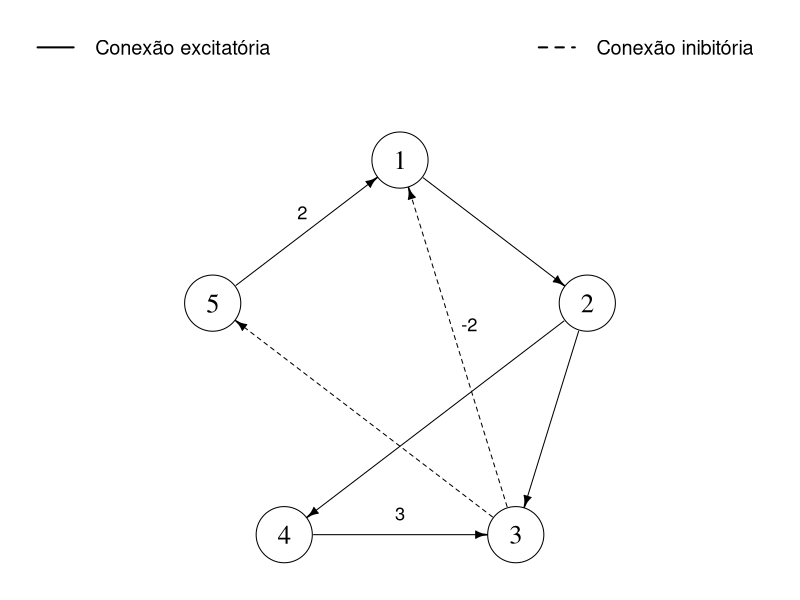
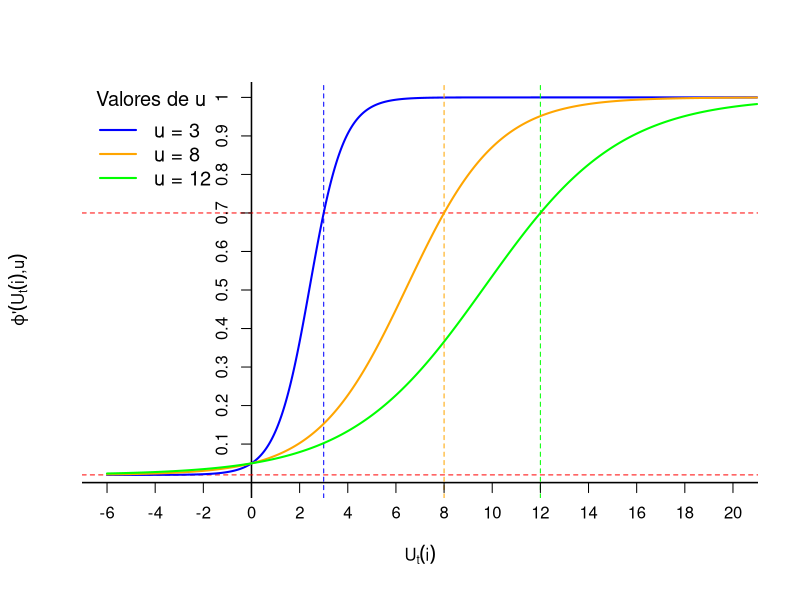
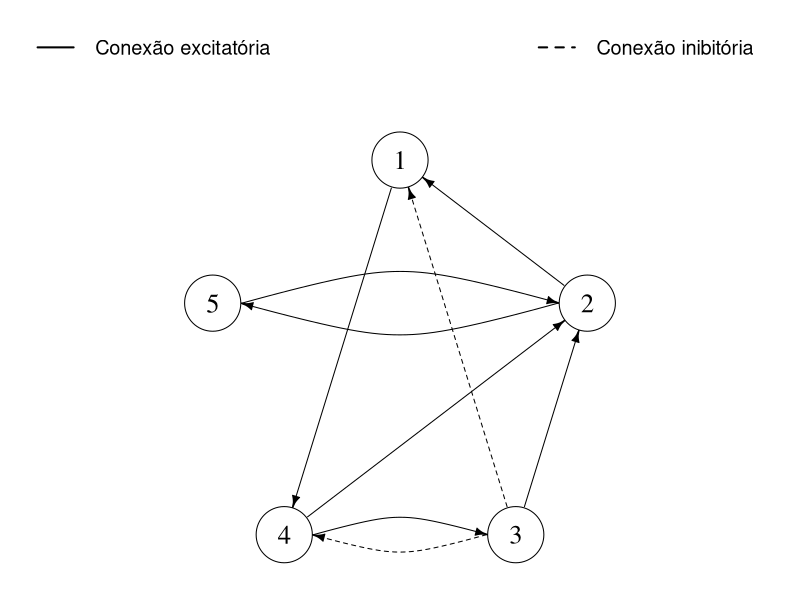
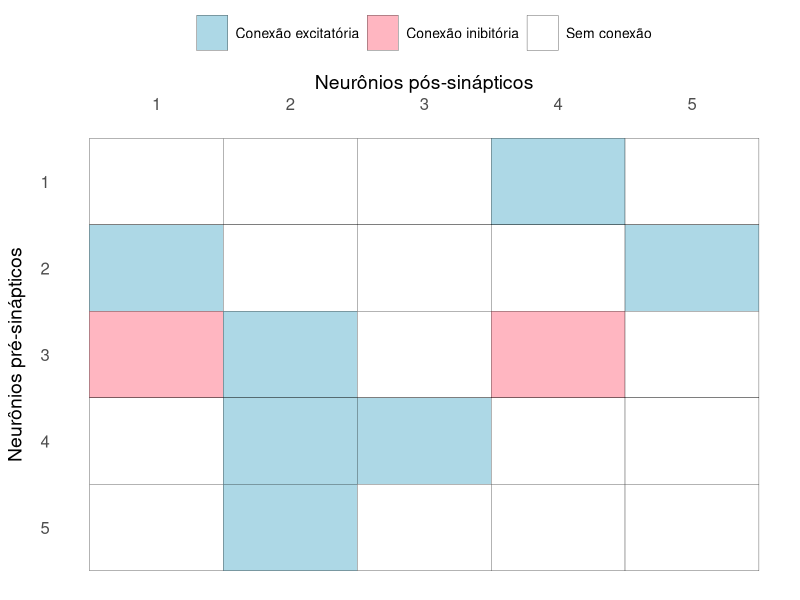
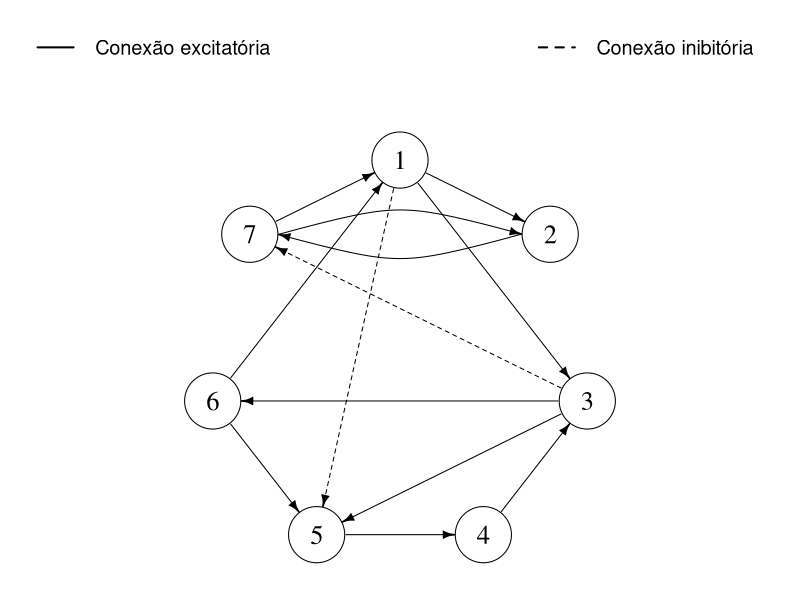
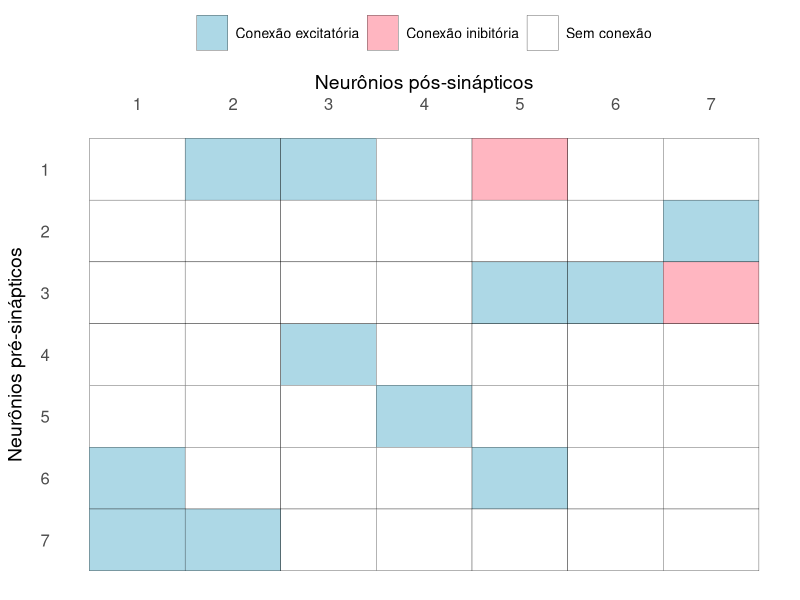

R code for these plots, in order: (Note: a time limit stopped this script after it produced the figures.)
######################################################################################################################## o
####  Simulador para gerar uma sequência de disparos aleatórios com uma rede de m neurônios
######################################################################################################################## o
####  Autor: Diogo Maia de Figueiredo
####  Orientadora: Dra. Aline Duarte
####  Programa de Pós Graduação do IME-USP

######################################################################################################################## o
######################################################################################################################## o
#######  0: Instalação de Pacotes ----

pacotes_necessarios <- c(
  "dplyr",
  "ggplot2",
  "grid",
  "gridExtra",
  "igraph",
  "reshape2",
  "scales",
  "tidyr"
)

# Função completa para instalar, carregar e informar no console
instalar_e_carregar <- function(pacotes) {
  for (pacote in pacotes) {
    if (!require(pacote, character.only = TRUE)) {
      cat(sprintf("📦 Instalando pacote: %s...\n", pacote))
      install.packages(pacote, dependencies = TRUE)
      cat(sprintf("✅ Pacote %s instalado.\n", pacote))
    } else {
      cat(sprintf("✅ Pacote %s já instalado.\n", pacote))
    }
    library(pacote, character.only = TRUE)
  }
  cat("\n🎯 Todos os pacotes foram carregados com sucesso!\n")
}

# Executar
instalar_e_carregar(pacotes_necessarios)

#  . -----
######################################################################################################################## o
######################################################################################################################## o
#######  1: Funções para definição de parâmetros ----

######  1.1 Gerar Matrizes de peso sináptico ----
# Cada neurônio tem prob de 0.2 de ser excitatório e 0.05 de ser inibitório

####  Matriz de conectividade neuronal

gerador_matriz_W <- function(m, max_tentativas = 1000) {
  for (tentativa in 1:max_tentativas) {
    W <- matrix(0, m, m)
    for (i in 1:m) {
      for (j in 1:m) {
        if (i != j) {
          p <- runif(1)
          if (p < 0.2) {
            W[i, j] <- 1
          } else if (p < 0.25) {
            W[i, j] <- -1
          } else {
            W[i, j] <- 0
          }
        }
      }
    }
    linhas_com_zeros <- apply(W, 1, function(row) all(row == 0))
    colunas_com_zeros <- apply(W, 2, function(col) all(col == 0))
    if (!any(linhas_com_zeros) && !any(colunas_com_zeros)) {
      return(W)
    }
  }
  stop("Não foi possível gerar matriz W válida após muitas tentativas")
}


####  Grafo de peso sináptico

plot_neural <- function(W) {
  # Criar grafo com pesos
  graph <- graph_from_adjacency_matrix(W != 0, mode = "directed", weighted = NULL, diag = FALSE)
  E(graph)$weight <- W[as_edgelist(graph)]
  n <- vcount(graph)
  
  angles <- seq(from = pi/2, to = pi/2 - 2*pi + 2*pi/n, length.out = n)
  layout <- cbind(cos(angles), sin(angles))
  
  edge_list <- as_edgelist(graph)
  edge_curvatures <- sapply(1:nrow(edge_list), function(i) {
    from_node <- edge_list[i, 1]
    to_node <- edge_list[i, 2]
    is_bidirectional <- any(edge_list[,1] == to_node & edge_list[,2] == from_node)
    if (is_bidirectional) 0.3 else 0
  })
  
  edge_lty <- ifelse(E(graph)$weight > 0, 1, 2)
  edge_labels <- ifelse(abs(E(graph)$weight) == 1, "", as.character(E(graph)$weight))
  
  coords <- layout
  edges <- as_edgelist(graph, names = FALSE)
  edge_centers <- t(apply(edges, 1, function(e) {
    (coords[e[1], ] + coords[e[2], ]) / 2
  }))
  
  offset <- 0.08
  edge_label_x <- edge_centers[, 1] + offset * cos(atan2(edge_centers[, 2], edge_centers[, 1]))
  edge_label_y <- edge_centers[, 2] + offset * sin(atan2(edge_centers[, 2], edge_centers[, 1]))
  
  op <- par(no.readonly = TRUE)  # salvar parâmetros
  layout(matrix(1:2, ncol = 1), heights = c(1.5, 8))  # define layout antes
  
  # Parte 1: legenda no topo
  par(mar = c(0, 0, 0, 0))
  plot.new()
  legend("center", 
         legend = c("Conexão excitatória", "", "Conexão inibitória"),  # item vazio entre os dois
         lty = c(1, NA, 2), 
         lwd = c(2, NA, 2),
         col = c("black", NA, "black"),
         pt.cex = 1.5,
         horiz = TRUE,
         x.intersp = 1.2,
         y.intersp = 1.5,
         bty = "n",           # remove contorno
         seg.len = 2,
         cex = 1.2,
         xpd = TRUE)
  
  # Parte 2: grafo
  par(mar = c(1, 1, 1, 1))
  plot(graph, 
       layout = layout,
       vertex.size = 30,
       vertex.color = "white",
       vertex.label.color = "black",
       vertex.label.cex = 1.6,
       edge.color = "black",
       edge.width = 1,
       edge.arrow.size = 0.6,
       edge.curved = edge_curvatures,
       edge.lty = edge_lty,
       edge.label = edge_labels,
       edge.label.cex = 1.1,
       edge.label.color = "black",
       edge.label.family = "sans",
       edge.label.x = edge_label_x,
       edge.label.y = edge_label_y
  )
  par(op)  # restaurar layout original
}

####  Matriz de peso sináptico

plot_matrix <- function(Matrix) {
  n <- nrow(Matrix)
  
  # Transformar a matriz em formato longo
  matrix_data <- data.frame(
    Row = rep(1:n, each = n),
    Col = rep(1:n, times = n),
    Value = as.vector(t(Matrix))  # Transpor para alinhar com os eixos
  )
  
  # Converter para fator com labels descritivos
  matrix_data$Value[matrix_data$Value == 1] <- "Conexão excitatória"
  matrix_data$Value[matrix_data$Value == -1] <- "Conexão inibitória"
  matrix_data$Value[matrix_data$Value == 0] <- "Sem conexão"
  
  matrix_data$Value <- factor(matrix_data$Value,
                              levels = c("Conexão excitatória",
                                         "Conexão inibitória",
                                         "Sem conexão"))
  
  # Definir cores
  colors <- c(
    "Conexão excitatória" = "lightblue",
    "Conexão inibitória" = "lightpink",
    "Sem conexão" = "white"
  )
  
  # Plotar
  ggplot(matrix_data, aes(x = Col, y = Row, fill = Value)) +
    geom_tile(color = "black") +
    scale_fill_manual(
      values = colors,
      name = NULL,
      guide = guide_legend(title.position = "top", nrow = 1)
    ) +
    scale_x_continuous(breaks = 1:n, position = "top") +
    scale_y_reverse(breaks = 1:n) +
    labs(x = "Neurônios pós-sinápticos", 
         y = "Neurônios pré-sinápticos") +
         #title = "Matriz de conectividade neuronal") +
    theme_minimal() +
    theme(
      axis.title.x = element_text(size = 14, margin = margin(t = 10)),
      axis.title.y = element_text(size = 14, margin = margin(r = 10)),
      legend.position = "top",
      legend.text = element_text(size = 10),
      legend.key.size   = unit(0.9, "cm"), 
      legend.box.spacing = unit(0.3, "cm"),
      legend.key.width = unit(0.8, "cm"),
      axis.text.x = element_text(size = 12, margin = margin(t = 2)),
      axis.text.y = element_text(size = 12, margin = margin(r = 2)),
      axis.ticks = element_blank(),
      panel.grid = element_blank(),
      plot.title = element_text(hjust = 0.5, margin = margin(b = 10))
    )
}

######################################################################################################################## o
######  1.2 Função de Disparo ----
# Probabilidade do neuronio i disparar no instante t com base em seu potencial de membrana em t-1

#####  Funcao sigmoide ajustada

sigmoid <- function(x, b, c, p_min, p_max) {
  # Função sigmoidal ajustada com limites
  p_min + (p_max - p_min) / (1 + exp(-b * (x - c)))
}

# Funcao que calcula a probabilidade baseada na funcao sigmoide ajustada
phi<- function(x, u) {
  
  # Condicoes
  p_min <- 0.02  # f(U -> -inf) = 0.02
  p0 <- 0.05     # f(U < 0) = 0.05
  pu <- 0.7      # f(U < u) = 0.8
  p_max <- 1     # Limite superior da sigmoide
  
  # Calculo dos parametros b e c
  b <- log((pu - p_min) / (p_max - pu) * (p_max - p0) / (p0 - p_min)) / u
  c <- -log((p0 - p_min) / (p_max - p0)) / b
  
  # Retorna a probabilidade ajustada
  return(sigmoid(x, b, c, p_min, p_max))
}

#####  Gráfico da Função de disparo

plot_phi <- function(u_values) {
  # Definir o intervalo para o eixo x e criar os valores x
  x_values <- seq(-6, 21, by = 0.01)
  colors <- c("blue", "orange", "green")
  
  # Configurar o grafico base com eixos e linhas de referencia, sem contorno
  plot(x_values, phi(x_values, u_values[1]), type = "n", 
       xlab = "", ylab = "", xlim = c(-6, 20), ylim = c(0, 1), xaxt = "n", yaxt = "n", bty = "n")
  
  # Adicionar linhas pretas para o plano cartesiano (eixos x = 0 e y = 0)
  abline(h = 0, col = "black", lwd = 1.5)
  abline(v = 0, col = "black", lwd = 1.5)
  
  # Adicionar linhas horizontais para 0.02 e 0.8 (todas em vermelho)
  abline(h = 0.02, col = "red", lty = 2)
  abline(h = 0.7, col = "red", lty = 2)
  
  # Loop para cada valor de u, com cores diferentes para cada linha
  for (i in seq_along(u_values)) {
    u <- u_values[i]
    y_values <- phi(x_values, u)
    lines(x_values, y_values, col = colors[i], lwd = 2)
    # Adiciona a linha vertical para x = u
    abline(v = u, col = colors[i], lty = 2)
  }
  
  # Adicionando a legenda no canto superior esquerdo com contorno preto
  legend(x = par("usr")[1], y = par("usr")[4], legend = paste("u =", u_values), col = colors, lwd = 2, 
         inset = 0.05, box.lty = 1, box.col = "white", bg = "white", title = "Valores de u",cex = 1.2)
  
  # Configurar os eixos para exibir os numeros diretamente nas linhas do plano cartesiano
  axis(1, at = seq(-6, 20, by = 2), pos = 0, lwd = 0, lwd.ticks = 1, labels = seq(-6, 20, by = 2))  # Eixo x pares
  axis(2, at = seq(0.1, 1, by = 0.1), pos = 0, lwd = 0, lwd.ticks = 1, labels = seq(0.1, 1, by = 0.1))  # Eixo y sem o 0
  
  # Adicionar os rotulos dos eixos
  mtext(expression(U[t](i)), side = 1, line = 2.5)  # Rotulo para o eixo x
  mtext(expression(varphi* "'" *(U[t](i)*","*u)), side = 2, line = 2.5)  # Rotulo para o eixo y
}

#  . -----
######################################################################################################################## o
######################################################################################################################## o

#######  2: Simulação da Rede ----

#####  2.1 Gerador de Disparos ----

simulador_redeneural_discreto<-function(m,n,W=matrix(0, m, m)){  # m=neuronios na rede, n= instantes gerados
  
  # Ler a matrix de conectividade
  if (is.matrix(W) && all(W == 0)){
    W <- gerador_matriz_W(m)
  }
  V <- ifelse(W == 0, 0, 1)
  
  # Ler canal de vazamento
  g <- rep(0.8, m)
  
  # Definir função de disparo
  u<-max(1,mean(colSums(abs(W))))
  
  # Estado inicial U_0  
  gerador_U0 <- function(m, u) {
    u <- round(u)  # Garantir que u é inteiro
    U_0 <- sample(0:u, m, replace = TRUE)
    while (all(U_0 == 0)) {
      U_0 <- sample(0:u, m, replace = TRUE)
    }
    return(U_0)
  }
  
  #Vetor U_0
  U_0 <- gerador_U0(m, u)
  
  # Calculo de U e X
  # U[i,t] -> potencial de disparo do neuronio i no instante s
  # phi_t[i,t] -> prob. de i disparar no proximo instante
  #X[i,t] -> 1 se i disparou  no instante t, 0, cc.
  
  U <- matrix(0, nrow = m, ncol = n)
  phi_t <- matrix(0, nrow = m, ncol = n)
  X <- matrix(0, nrow = m, ncol = n)
  
  # Calculo para t = 1
  for (i in 1:m) {
    X[i, 1] <- rbinom(1, size = 1, prob = phi(U_0[i], u))
  }
  
  for(i in 1:m){
    if (X[i, 1] == 1) {
      U[i, 1] <- 0
    } else {
      U[i, 1] <- U_0[i] * g[i] + sum(X[, 1] * W[, i])
    }
    phi_t[i, 1] <- phi(U[i, 1], u)
  }
  
  # Calculo para t > 1
  for (t in 2:n) {
    for (i in 1:m) {
      X[i, t] <- rbinom(1, size = 1, prob = phi_t[i, t-1])
    }
    for (i in 1:m){
      if (X[i, t] == 1) {
        U[i, t] <- 0
      } else {
        U[i, t] <- U[i, t-1] * g[i] + sum(X[, t] * W[, i])
      }
      phi_t[i, t] <- phi(U[i, t], u)
    }
  }
  
  return(list(W = W, u = u, U_0 = U_0, U = U, X = X, g = g , phi_t = phi_t,n=n,m=m,V=V))
}


#####  2.2 L_sup ----

L_sup <- function(X, t = ncol(X)) {
  # Verifica se t e valido
  if (t > ncol(X)) {
    stop("Erro: 't' deve ser menor ou igual ao numero de colunas de X.")
  }
  
  # Inicializa o vetor de saida
  L_sup <- numeric(nrow(X))
  
  # Para cada linha de X
  for (aux in 1:nrow(X)) {
    # Encontra os indices onde X[a,t] == 1 para t < s
    idx <- which(X[aux, 1:t] == 1)
    
    # Se houver pelo menos um 1, pegue o maior valor de t
    if (length(idx) > 0) {
      L_sup[aux] <- max(idx)
    } else {
      # Se todos forem 0, preenche com -Inf
      L_sup[aux] <- -Inf
    }
  }
  return(L_sup)
}

#  . -----
######################################################################################################################## o
######################################################################################################################## o

#######  3: Representações Gráficas ----

#### 3.1 Gráficos Disparos + phi ----

plot_redeneural_discreto <- function(X, phi_t) {
  m <- nrow(X)
  n <- ncol(X)
  aux <- matrix(0, nrow = m, ncol = n)
  
  # Preencher a matriz auxiliar de acordo com a condicao
  for (i in 1:m) {
    for (t in 1:n) {
      if (X[i, t] == 1) {
        aux[i, t] <- X[i, t]
      } else {
        aux[i, t] <- phi_t[i, t]
      }
    }
  }
  
  # Converter a matriz aux para um data frame para facilitar a plotagem
  df_aux <- expand.grid(Neuronio = 1:m, Tempo = 1:n)
  df_aux$Valor <- as.vector(aux)
  
  # Criar o grafico com ggplot2
  ggplot(df_aux, aes(x = Tempo, y = Neuronio)) +
    # Desenhar os tracos verticais onde aux[x, y] = 1
    geom_segment(data = subset(df_aux, Valor == 1), aes(x = Tempo, xend = Tempo, y = Neuronio - 0.2, yend = Neuronio + 0.2), 
                 color = "black", size = 0.4) +
    # Desenhar as bolinhas coloridas onde aux[x, y] != 1
    geom_point(data = subset(df_aux, Valor != 1), aes(color = Valor), size = 3) +
    # Definir a escala de cores de branco para azul
    scale_color_gradient(low = "white", high = "blue", name = expression(varphi* "'" *(U[t](i)*","*u))) +
    # Configurar o eixo x para mostrar apenas numeros inteiros, comecar exatamente em 0 e remover expansao
    scale_x_continuous(breaks = scales::pretty_breaks(n = 10), limits = c(0, n), expand = c(0, 0)) +
    # Configurar o eixo y para mostrar apenas numeros inteiros e inverter o eixo y
    scale_y_reverse(breaks = seq(1, m, by = 1)) +
    # Adicionar as linhas dos eixos
    theme_minimal() +
    theme(
      panel.grid = element_blank(),  # Remove as grades
      axis.text.y = element_text(size = 12),
      axis.text.x = element_text(size = 12),
      panel.border = element_rect(color = "black", fill = NA, size = 0.2),  # Adiciona as linhas dos eixos
      aspect.ratio = 0.25  # Ajuste da proporcao do aspecto para um grafico mais retangular
    ) +
    labs(x = "Tempo (t)", y = "Neuronios (i)")
}


#### 3.2 Gráficos Disparos (só traço) ----
plot_redeneuraldisparo_discreto <- function(X) {
  m <- nrow(X)
  n <- ncol(X)
  
  # Converter X para um data frame, mantendo apenas os pontos onde X == 1
  df_X <- expand.grid(Neuronio = 1:m, Tempo = 1:n)
  df_X$Valor <- as.vector(X)
  df_X <- subset(df_X, Valor == 1)  # Filtrar para manter apenas os valores onde X == 1
  
  # Criar o gráfico com ggplot2
  ggplot(df_X, aes(x = Tempo, y = Neuronio)) +
    # Desenhar os traços verticais onde X[i, t] = 1
    geom_segment(aes(x = Tempo, xend = Tempo, y = Neuronio - 0.2, yend = Neuronio + 0.2), 
                 color = "black", size = 0.4) +
    # Configurar o eixo x para mostrar apenas números inteiros, começar exatamente em 0 e remover expansão
    scale_x_continuous(breaks = scales::pretty_breaks(n = 10), limits = c(0, n), expand = c(0, 0)) +
    # Configurar o eixo y para mostrar apenas números inteiros e inverter o eixo y
    scale_y_reverse(breaks = seq(1, m, by = 1)) +
    # Adicionar as linhas dos eixos
    theme_minimal() +
    theme(
      panel.grid = element_blank(),  # Remove as grades
      axis.text.y = element_text(size = 12),
      axis.text.x = element_text(size = 12),
      panel.border = element_rect(color = "black", fill = NA, size = 0.2),  # Adiciona as linhas dos eixos
      aspect.ratio = 0.4  # Ajuste da proporção do aspecto para um gráfico mais retangular
    ) +
    labs(x = "Tempo (t)", y = "Neurônios (i)")
}

#  . -----
######################################################################################################################## o
######################################################################################################################## o

#######  4: Geração de Imagens ----

# Grafo ilustrativo

W0 <- matrix(0, 5, 5)
W0[1,2] <- 1
W0[2,3] <- 1
W0[3,1] <- -2
W0[5,1] <-2
W0[4,3] <- 3
W0[3,5] <- -1
W0[2,4] <- 1
plot_neural(W0)

# Funções de disparo
plot_phi(c(3, 8, 12))


#### Exemplo 1 ----

set.seed(844105)
W1 <- gerador_matriz_W(5)
W1
plot_neural(W1)
plot_matrix(W1)

mod1_1<-simulador_redeneural_discreto(5,10000,W1)
mod1_2<-simulador_redeneural_discreto(5,100000,W1)
mod1_3<-simulador_redeneural_discreto(5,1000000,W1)

#### Exemplo 2 ----

set.seed(326142)
W2 <- gerador_matriz_W(7)
W2
plot_neural(W2)
plot_matrix(W2)

mod2_1<-simulador_redeneural_discreto(7,10000,W2)
mod2_2<-simulador_redeneural_discreto(7,100000,W2)
mod2_3<-simulador_redeneural_discreto(7,1000000,W2)

plot_redeneural_discreto(mod2_1$X[,4450:4550],mod2_1$phi_t[,4450:4550])
plot_redeneuraldisparo_discreto(mod2_1$X[,4450:4550])

#### Exemplo 3 ----
set.seed(492562)
W3 <- gerador_matriz_W(10)
W3
plot_neural(W3)
plot_matrix(W3)

mod3_1<-simulador_redeneural_discreto(10,10000,W3)
mod3_2<-simulador_redeneural_discreto(10,100000,W3)
mod3_3<-simulador_redeneural_discreto(10,1000000,W3)

plot_redeneuraldisparo_discreto(mod3_1$X[,4450:4850])
